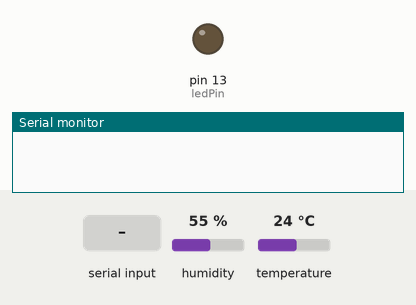
Simulated run of this sketch. Board: Arduino Uno, built with avr-gcc and run on an emulated ATmega328P. Parts: output pins drawn as LEDs (lit = HIGH), the last lines printed to the serial monitor. The test bench sets the inputs (shaded band); at power-on: humidity 55 %, temperature 24 °C.

Above: at 1.2 s.
1.3 s: "H" received over Serial
At 1.7 s:
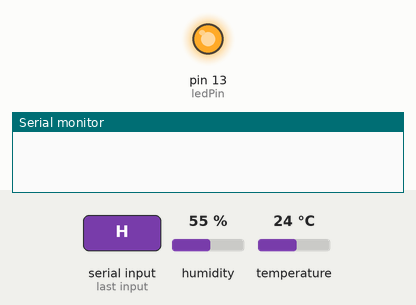
2.8 s: "L" received over Serial
At 4.0 s:
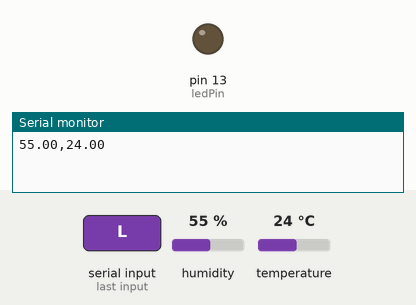
Timing chart, 0 to 5.8 s (numbered marks = the images above; inputs shaded):
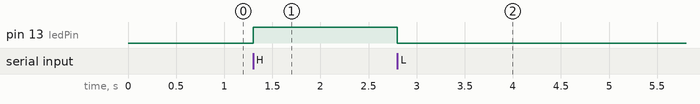

The sketch:

VF.ino
```cpp
#include "DHT.h"
#define DHTPIN 2     // Digital pin connected to the DHT sensor
#define DHTTYPE DHT11   // DHT 22  (AM2302), AM2321
DHT dht(DHTPIN, DHTTYPE);

const int ledPin = 13; // pino para temperatura alta acender luz vermelha e apagar luz azul
const int ledPin2 = 8; // pino para temperatura baixa acender luz azul e apagar luz vermelha
const int ledPin3 = 7; // pino para umidade alta acender luz amarela
int incomingByte;      // a variable to read incoming serial data into

unsigned long lastMsg;

void setup() {
  Serial.begin(9600);
  pinMode(ledPin, OUTPUT);
  dht.begin();

}

void loop() {

  //Verifica se há dados chegando na porta serial para controle do led
  if (Serial.available() > 0) {
    incomingByte = Serial.read();

    if (incomingByte == 'H') {
      digitalWrite(ledPin, HIGH);
      digitalWrite(ledPin2, LOW);
    }

    if (incomingByte == 'L') {
      digitalWrite(ledPin, LOW);
      digitalWrite(ledPin2, HIGH);
    }

    if (incomingByte == 'K') {
      digitalWrite(ledPin3, HIGH);
    }

    if (incomingByte == 'Y') {
      digitalWrite(ledPin3, LOW);
    }


  }
  //A cada 2s realiza leitura do sensor DHT22 e imprime dados na serial
  unsigned long now = millis();

  if (now - lastMsg > 2000) {
    lastMsg = now;
    //Lê sensor DHT22
    float h = dht.readHumidity();
    float t = dht.readTemperature();

    if (isnan(h) || isnan(t)) { //isnan (is not a number) retorna 1 se não for um número
      Serial.println(F("Failed to read from DHT sensor!"));
      return;
      }

    //Dados de umidade e temperatura são impressos separados por "," na serial port do arduino IDE
    Serial.print(h);
    Serial.print(F(","));
    Serial.print(t);
    }
}
```

Measured:
- after the input at 1.3 s, pin 13 (ledPin): LOW → HIGH at once
- after the input at 2.8 s, pin 13 (ledPin): HIGH → LOW at once
